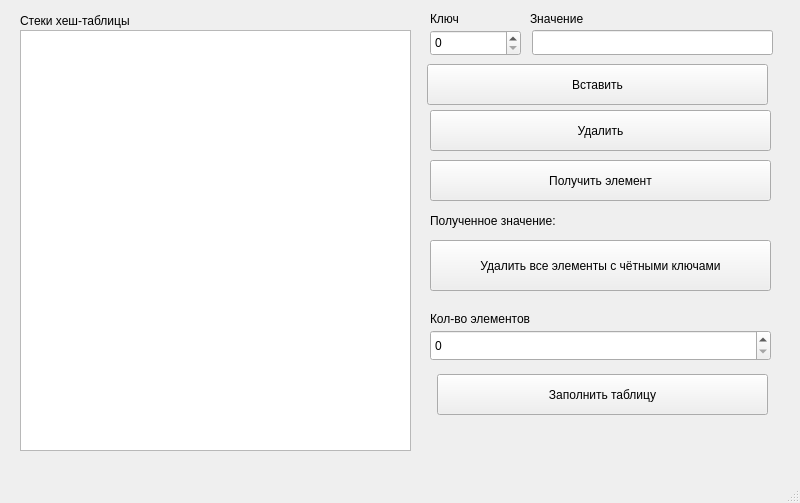
<?xml version="1.0" encoding="UTF-8"?>
<ui version="4.0">
 <class>MainWindow</class>
 <widget class="QMainWindow" name="MainWindow">
  <property name="geometry">
   <rect>
    <x>0</x>
    <y>0</y>
    <width>800</width>
    <height>503</height>
   </rect>
  </property>
  <property name="windowTitle">
   <string>MainWindow</string>
  </property>
  <widget class="QWidget" name="centralwidget">
   <widget class="QListWidget" name="listWidget">
    <property name="geometry">
     <rect>
      <x>20</x>
      <y>30</y>
      <width>391</width>
      <height>421</height>
     </rect>
    </property>
   </widget>
   <widget class="QSpinBox" name="insertKey">
    <property name="geometry">
     <rect>
      <x>430</x>
      <y>30</y>
      <width>91</width>
      <height>26</height>
     </rect>
    </property>
    <property name="minimum">
     <number>0</number>
    </property>
    <property name="maximum">
     <number>1000000000</number>
    </property>
   </widget>
   <widget class="QLineEdit" name="insertValue">
    <property name="geometry">
     <rect>
      <x>532</x>
      <y>30</y>
      <width>241</width>
      <height>25</height>
     </rect>
    </property>
   </widget>
   <widget class="QPushButton" name="insertButton">
    <property name="geometry">
     <rect>
      <x>427</x>
      <y>64</y>
      <width>341</width>
      <height>41</height>
     </rect>
    </property>
    <property name="text">
     <string>Вставить</string>
    </property>
   </widget>
   <widget class="QPushButton" name="removeButton">
    <property name="geometry">
     <rect>
      <x>430</x>
      <y>110</y>
      <width>341</width>
      <height>41</height>
     </rect>
    </property>
    <property name="text">
     <string>Удалить</string>
    </property>
   </widget>
   <widget class="QPushButton" name="getButton">
    <property name="geometry">
     <rect>
      <x>430</x>
      <y>160</y>
      <width>341</width>
      <height>41</height>
     </rect>
    </property>
    <property name="text">
     <string>Получить элемент</string>
    </property>
   </widget>
   <widget class="QLabel" name="label">
    <property name="geometry">
     <rect>
      <x>530</x>
      <y>10</y>
      <width>81</width>
      <height>17</height>
     </rect>
    </property>
    <property name="text">
     <string>Значение</string>
    </property>
   </widget>
   <widget class="QLabel" name="label_2">
    <property name="geometry">
     <rect>
      <x>430</x>
      <y>10</y>
      <width>66</width>
      <height>17</height>
     </rect>
    </property>
    <property name="text">
     <string>Ключ</string>
    </property>
   </widget>
   <widget class="QLabel" name="getValue">
    <property name="geometry">
     <rect>
      <x>430</x>
      <y>210</y>
      <width>341</width>
      <height>21</height>
     </rect>
    </property>
    <property name="text">
     <string>Полученное значение: </string>
    </property>
   </widget>
   <widget class="QLabel" name="label_4">
    <property name="geometry">
     <rect>
      <x>20</x>
      <y>10</y>
      <width>171</width>
      <height>21</height>
     </rect>
    </property>
    <property name="text">
     <string>Стеки хеш-таблицы</string>
    </property>
   </widget>
   <widget class="QPushButton" name="removeEvenKeys">
    <property name="geometry">
     <rect>
      <x>430</x>
      <y>240</y>
      <width>341</width>
      <height>51</height>
     </rect>
    </property>
    <property name="text">
     <string>Удалить все элементы с чётными ключами</string>
    </property>
   </widget>
   <widget class="QPushButton" name="insertButton_2">
    <property name="geometry">
     <rect>
      <x>437</x>
      <y>374</y>
      <width>331</width>
      <height>41</height>
     </rect>
    </property>
    <property name="text">
     <string>Заполнить таблицу</string>
    </property>
   </widget>
   <widget class="QSpinBox" name="countGenerate">
    <property name="geometry">
     <rect>
      <x>430</x>
      <y>330</y>
      <width>341</width>
      <height>31</height>
     </rect>
    </property>
    <property name="minimum">
     <number>0</number>
    </property>
    <property name="maximum">
     <number>1000</number>
    </property>
   </widget>
   <widget class="QLabel" name="label_5">
    <property name="geometry">
     <rect>
      <x>430</x>
      <y>310</y>
      <width>131</width>
      <height>17</height>
     </rect>
    </property>
    <property name="text">
     <string>Кол-во элементов</string>
    </property>
   </widget>
  </widget>
  <widget class="QMenuBar" name="menubar">
   <property name="geometry">
    <rect>
     <x>0</x>
     <y>0</y>
     <width>800</width>
     <height>23</height>
    </rect>
   </property>
  </widget>
  <widget class="QStatusBar" name="statusbar"/>
 </widget>
 <resources/>
 <connections/>
</ui>
